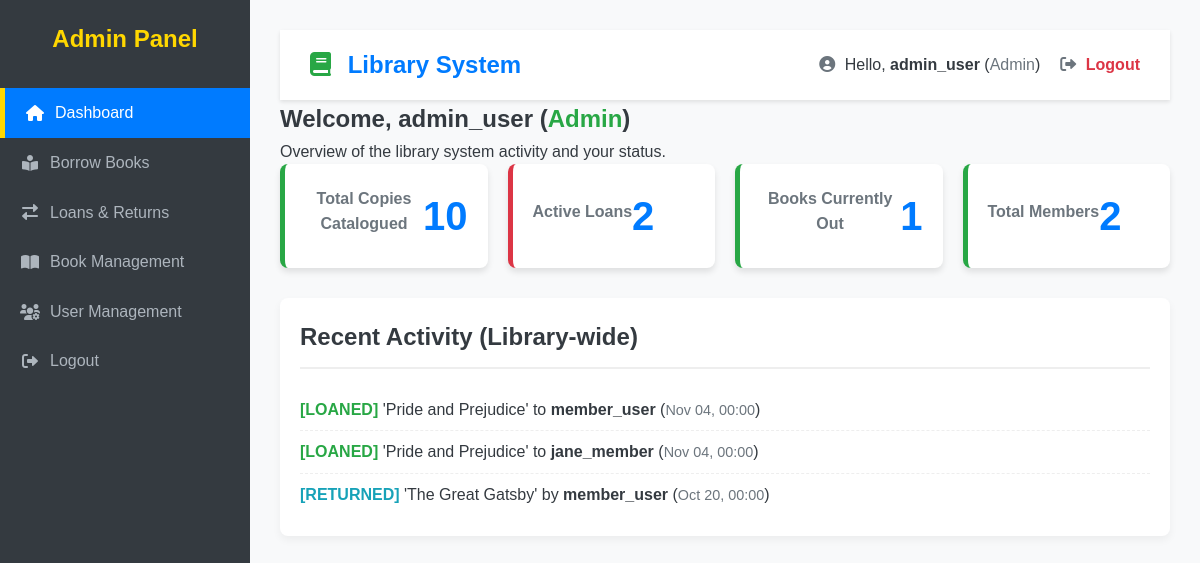
/dashboard.php (signed in), run on the app's committed database.
### tables this page shows
CREATE TABLE IF NOT EXISTS `loans` (
  `loan_id` int(10) UNSIGNED NOT NULL,
  `book_id` int(10) UNSIGNED NOT NULL,
  `user_id` int(10) UNSIGNED NOT NULL,
  `loan_date` date NOT NULL,
  `due_date` date NOT NULL,
  `return_date` date DEFAULT NULL  
);

CREATE TABLE IF NOT EXISTS `books` (
  `book_id` int(10) UNSIGNED NOT NULL,
  `isbn` varchar(20) DEFAULT NULL,
  `title` varchar(255) NOT NULL,
  `author` varchar(255) NOT NULL,
  `publisher` varchar(100) DEFAULT NULL,
  `publication_year` year(4) DEFAULT NULL,
  `genre` varchar(50) DEFAULT NULL,
  `total_copies` int(10) UNSIGNED NOT NULL DEFAULT 1,  
  `available_copies` int(10) UNSIGNED NOT NULL DEFAULT 1  
);

CREATE TABLE IF NOT EXISTS `users` (
  `user_id` int(10) UNSIGNED NOT NULL,
  `role_id` int(10) UNSIGNED NOT NULL,
  `username` varchar(50) NOT NULL,
  `email` varchar(100) NOT NULL,
  `password_hash` varchar(255) NOT NULL,
  `first_name` varchar(50) DEFAULT NULL,
  `last_name` varchar(50) DEFAULT NULL,
  `registration_date` datetime NOT NULL DEFAULT current_timestamp()
);

### dashboard.php (the view, shortened to what this page needs)
<?php
require_once 'connect.php';
$active_page = 'dashboard.php';
$role_id = $_SESSION['role_id'] ?? 3;
$staff_roles = [1, 2];
$is_staff = in_array($role_id, $staff_roles);
$sql = "SELECT role_name FROM roles WHERE role_id = ?";
if ($stmt = mysqli_prepare($conn, $sql)) {
    mysqli_stmt_bind_param($stmt, "i", $role_id);
    if (mysqli_stmt_execute($stmt)) {
        mysqli_stmt_bind_result($stmt, $fetched_role_name);
    }
}
$stats = [
    'members_with_loans' => 0,
    'active_loans' => 0,
    'distinct_books_out' => 0,
    'total_copies_catalogued' => 0,
    'total_members' => 0
];
$recent_activity = [];
if ($is_staff) {
    $sql_loan_stats = "
        SELECT
            (SELECT COUNT(DISTINCT user_id) FROM loans WHERE return_date IS NULL) AS members_with_loans,
            (SELECT COUNT(loan_id) FROM loans WHERE return_date IS NULL) AS active_loans,
            (SELECT COUNT(DISTINCT book_id) FROM loans WHERE return_date IS NULL) AS distinct_books_out,
            (SELECT SUM(total_copies) FROM books) AS total_copies_catalogued, -- UPDATED TO SUM total_copies
            (SELECT COUNT(user_id) FROM users WHERE role_id = 3) AS total_members
    ";
    if ($result = mysqli_query($conn, $sql_loan_stats)) {
        $stats = mysqli_fetch_assoc($result);
    }
    $sql_activity = "
        SELECT
            l.loan_date,
            l.return_date,
            l.due_date,
            b.title AS book_title,
            u.username AS member_username
        FROM
            loans l
        JOIN
            users u ON l.user_id = u.user_id
        JOIN
            books b ON l.book_id = b.book_id -- Direct join to books table
        ORDER BY
            l.loan_date DESC, l.return_date DESC
        LIMIT 15
    ";
    if ($result = mysqli_query($conn, $sql_activity)) {
        $recent_activity = mysqli_fetch_all($result, MYSQLI_ASSOC);
    }
}
?>
<!DOCTYPE html>
<html lang="en">
<head>
    <link rel="stylesheet" href="styles.css">
    <link rel="stylesheet" href="https://cdnjs.cloudflare.com/ajax/libs/font-awesome/6.0.0-beta3/css/all.min.css">
</head>
<body>
    <div class="dashboard-layout">
        <?php include 'sidebar.php';  ?>
        <div class="main-content">
            <?php include 'navbar.php';  ?>
            <section class="page-content">
                <h1>Welcome, <?php echo htmlspecialchars($username); ?> (<span style="color: var(--accent-color);"><?php echo htmlspecialchars($role_name); ?></span>)</h1>
                <p>Overview of the library system activity and your status.</p>
                <?php if ($is_staff): ?>
                    <div class="stats-grid">
                        <div class="stat-card">
                            <h3>Total Copies Catalogued</h3>
                            <p><?php echo number_format($stats['total_copies_catalogued']); ?></p>
                        </div>
                        <div class="stat-card danger">
                            <h3>Active Loans</h3>
                            <p><?php echo number_format($stats['active_loans']); ?></p>
                        </div>
                        <div class="stat-card">
                            <h3>Books Currently Out</h3>
                            <p><?php echo number_format($stats['distinct_books_out']); ?></p>
                        </div>
                        <div class="stat-card">
                            <h3>Total Members</h3>
                            <p><?php echo number_format($stats['total_members']); ?></p>
                        </div>
                    </div>
                <?php endif; ?>
                <section class="activity-section card">
                    <h2>Recent Activity (<?php echo $is_staff ? 'Library-wide' : 'Your Loans'; ?>)</h2>
                    <div class="card-content">
                        <?php if (empty($recent_activity)): ?>
                            <p>No recent activity to display.</p>
                        <?php else: ?>
                            <ul class="activity-list">
                                <?php foreach ($recent_activity as $activity):
                                    $is_return = $activity['return_date'] !== NULL;
                                    $type_label = $is_return ? 'RETURNED' : 'LOANED';
                                    $date_info = $is_return ? date('M d, H:i', strtotime($activity['return_date'])) : date('M d, H:i', strtotime($activity['loan_date']));
                                    $status_color = $is_return ? '#17a2b8' : '#28a745';
                                    $is_late = $is_return && (strtotime($activity['return_date']) > strtotime($activity['due_date']));
                                    $status_text = $is_late ? ' (LATE)' : '';
                                ?>
                                    <li>
                                        <span style="font-weight: bold; color: <?php echo $status_color; ?>;">[<?php echo $type_label; echo $status_text; ?>]</span>
                                        '<?php echo htmlspecialchars($activity['book_title']); ?>'
                                        <?php if ($is_staff): ?>
                                            <?php echo $is_return ? 'by' : 'to'; ?>
                                            <span style="font-weight: 600;"><?php echo htmlspecialchars($activity['member_username']); ?></span>
                                        <?php endif; ?>
                                        (<span style="font-size: 0.9em; color: var(--secondary-color);"><?php echo $date_info; ?></span>)
                                    </li>
                                <?php endforeach; ?>
                            </ul>
                        <?php endif; ?>
                    </div>
                </section>
            </section>
        </div>
    </div>
</body>
</html>

### sidebar.php
<?php
$nav_links = [
    'dashboard.php' => ['label' => 'Dashboard', 'icon' => 'fas fa-home', 'roles' => [1, 2, 3]],
    'loanBook.php' => ['label' => 'Borrow Books', 'icon' => 'fas fa-book-reader', 'roles' => [1, 2, 3]],
    'loansReturn.php' => ['label' => 'Loans & Returns', 'icon' => 'fas fa-exchange-alt', 'roles' => [1, 2]],
    'bookManagement.php' => ['label' => 'Book Management', 'icon' => 'fas fa-book-open', 'roles' => [1, 2]],
    'userManagement.php' => ['label' => 'User Management', 'icon' => 'fas fa-users-cog', 'roles' => [1]],
];
$sidebar_title = ($role_id == 1) ? "Admin Panel" : (($role_id == 2) ? "Librarian Tools" : "Member Portal");
?>
<div class="sidebar">
    <h2><?php echo htmlspecialchars($sidebar_title); ?></h2>
    <nav class="sidebar-nav">
        <?php foreach ($nav_links as $file => $details): ?>
            <?php
                if (in_array($role_id, $details['roles'])):
                    $is_active = (isset($active_page) && $active_page === $file) ? 'active' : '';
            ?>
                <a href="<?php echo htmlspecialchars($file); ?>" class="<?php echo $is_active; ?>">
                    <i class="<?php echo $details['icon']; ?>"></i>
                    <span><?php echo $details['label']; ?></span>
                </a>
            <?php endif; ?>
        <?php endforeach; ?>
        <a href="logout.php" class="logout-link">
            <i class="fas fa-sign-out-alt"></i>
            <span>Logout</span>
        </a>
    </nav>
</div>

### navbar.php (shortened to what this page needs)
<?php
$user_id = $_SESSION['user_id'] ?? 0;
$username = $_SESSION['username'] ?? 'Guest';
$role_id = $_SESSION['role_id'] ?? 3;
$role_name = 'Unknown Role';
if ($user_id > 0 && isset($conn)) {
    $sql_role = "SELECT role_name FROM roles WHERE role_id = ?";
    if ($stmt = mysqli_prepare($conn, $sql_role)) {
        mysqli_stmt_bind_param($stmt, "i", $role_id);
        if (mysqli_stmt_execute($stmt)) {
            mysqli_stmt_bind_result($stmt, $fetched_role_name);
            if (mysqli_stmt_fetch($stmt)) {
                $role_name = $fetched_role_name;
            }
        }
    }
}
?>
<div class="navbar">
    <div class="logo">
        <i class="fas fa-book"></i> Library System
    </div>
    <div class="user-info">
        <span>
            <i class="fas fa-user-circle"></i> Hello,
            <strong><?php echo htmlspecialchars($username); ?></strong>
            (<span class="user-role"><?php echo htmlspecialchars($role_name); ?></span>)
        </span>
        <a href="logout.php" class="btn-logout" title="Logout">
            <i class="fas fa-sign-out-alt"></i> Logout
        </a>
    </div>
</div>

### styles.css (style rules this page uses)
* { margin: 0; padding: 0; box-sizing: border-box; }
:root { --primary-color: #007bff; --secondary-color: #6c757d; --accent-color: #28a745; --bg-color: #f8f9fa; --text-color: #343a40; --card-bg: #ffffff; --sidebar-bg: #343a40; }
body { font-family: Arial, sans-serif; line-height: 1.6; background-color: var(--bg-color); color: var(--text-color); }
.navbar { display: flex; justify-content: space-between; align-items: center; padding: 1rem 5%; background-color: #ffffff; box-shadow: 0 2px 4px rgba(0, 0, 0, 0.1); position: sticky; top: 0; z-index: 1000; }
.logo { font-size: 1.5rem; font-weight: bold; color: var(--primary-color); }
.dashboard-layout { display: flex; min-height: 100vh; }
.sidebar { min-width: 250px; background-color: var(--sidebar-bg); color: white; padding: 20px 0; box-shadow: 2px 0 5px rgba(0, 0, 0, 0.1); display: flex; flex-direction: column; }
.sidebar h2 { text-align: center; margin-bottom: 30px; color: #ffd700; }
.sidebar-nav a { display: flex; align-items: center; padding: 12px 20px; color: #adb5bd; text-decoration: none; transition: background-color 0.3s, color 0.3s; font-size: 1rem; }
.sidebar-nav a.active { background-color: var(--primary-color); color: white; border-left: 5px solid #ffd700; }
.sidebar-nav a i { margin-right: 10px; width: 20px; text-align: center; }
.main-content { flex-grow: 1; padding: 30px; background-color: var(--bg-color); }
.user-info { font-size: 1rem; color: var(--secondary-color); }
.stat-card { background-color: var(--card-bg); padding: 20px; border-radius: 8px; box-shadow: 0 4px 10px rgba(0, 0, 0, 0.05); display: flex; align-items: center; }
.data-card, .card { background-color: var(--card-bg); padding: 20px; border-radius: 8px; box-shadow: 0 4px 10px rgba(0, 0, 0, 0.05); }
.card, .card-form { background-color: var(--card-bg); padding: 25px; margin-bottom: 20px; border-radius: 8px; box-shadow: 0 4px 6px rgba(0, 0, 0, 0.1); }
.card h2, .card-form h2 { color: var(--text-color); border-bottom: 2px solid #eee; padding-bottom: 10px; margin-bottom: 20px; }
.card { background-color: var(--card-bg); padding: 20px; border-radius: 8px; box-shadow: 0 4px 8px rgba(0, 0, 0, 0.05); margin-bottom: 20px; }

### dashboard.php (style rules this page uses)
.stats-grid { display: grid; grid-template-columns: repeat(auto-fit, minmax(200px, 1fr)); gap: 20px; margin-bottom: 30px; }
.stat-card { background-color: white; padding: 20px; border-radius: 8px; box-shadow: 0 4px 6px rgba(0, 0, 0, 0.1); text-align: center; border-left: 5px solid var(--accent-color); }
.stat-card.danger { border-left: 5px solid #dc3545; }
.stat-card h3 { margin: 0 0 10px 0; color: var(--secondary-color); font-size: 1em; }
.stat-card p { font-size: 2.5em; font-weight: bold; color: var(--primary-color); margin: 0; }
.activity-list { list-style: none; padding: 0; }
.activity-list li { padding: 8px 0; border-bottom: 1px dashed #eee; }
.activity-list li:last-child { border-bottom: none; }

### navbar.php (style rules this page uses)
.navbar { display: flex; justify-content: space-between; align-items: center; padding: 1rem 30px; background-color: var(--card-bg); box-shadow: 0 2px 4px rgba(0, 0, 0, 0.1); position: sticky; top: 0; z-index: 1000; }
.logo { font-size: 1.5rem; font-weight: bold; color: var(--primary-color); }
.logo i { margin-right: 10px; color: var(--accent-color); }
.user-info { display: flex; align-items: center; gap: 20px; font-size: 1rem; color: var(--text-color); }
.user-info i { color: var(--secondary-color); margin-right: 5px; }
.user-role { font-weight: normal; color: var(--secondary-color); }
.btn-logout { text-decoration: none; color: #dc3545; font-weight: 600; transition: color 0.3s ease; }

### data on the page
loans: return_date "LOANED", book.title "Pride and Prejudice", shows "to", user.username "member_user", date_info "Nov 04, 00:00"
loans: return_date "LOANED", book.title "Pride and Prejudice", shows "to", user.username "jane_member", date_info "Nov 04, 00:00"
loans: return_date "RETURNED", book.title "The Great Gatsby", user.username "member_user", return_date "Oct 20, 00:00"

### other printed values
$sidebar_title "Admin Panel"
$details['label'] "Dashboard"
$details['label'] "Borrow Books"
$details['label'] "Loans & Returns"
$details['label'] "Book Management"
$details['label'] "User Management"
$username "admin_user"
$role_name "Admin"
$stats['total_copies_catalogued'] "10"
$stats['active_loans'] "2"
$stats['distinct_books_out'] "1"
$stats['total_members'] "2"
